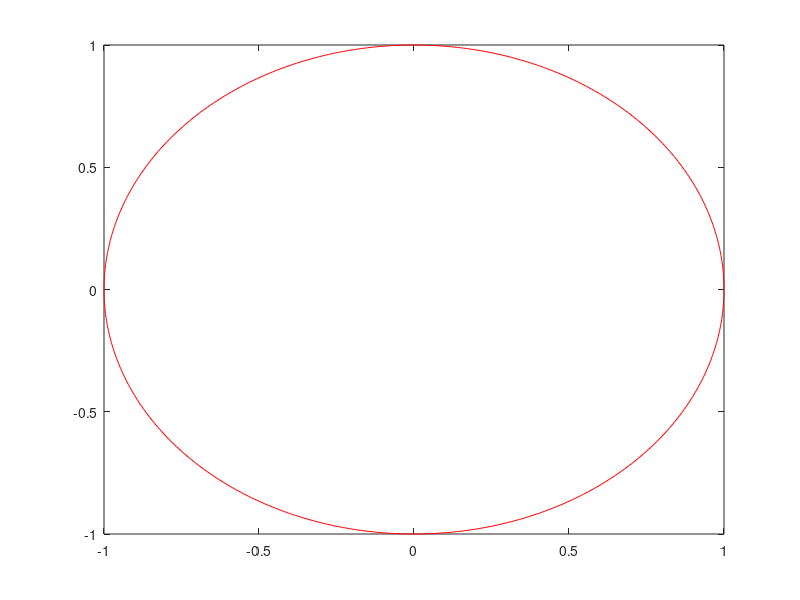

MATLAB code to generate this figure: (Note: this script raises an error after producing the figure.)
% APPM 7440: HW#3
% Question 1: Double Precision Arithmetic
% RBF - DIRECT
% ========================================================================
close all
clear all
clc

N = 42;         % Total sample points needed : Always Ensure EVEN!!

%%
% GENERATE POINTS WITHIN UNIT CIRCLE - can be done as a function.

% plot unit circle
theta = 0:0.01:2*pi;
circx = cos(theta);
circy = sin(theta);

fig1 = figure(1)
plot(circx,circy,'r')

%%
% Generate Random points using HaltonSet

rng default
p = haltonset(2,'Skip',1e3,'Leap', 1e2);
p = scramble(p,'RR2');      % Reverse radix scrambling
X0 = net(p,N);
X0 = -1*ones(size(X0)) + 2*X0;
R = sqrt(X0(:,1).^2 + X0(:,2).^2);
inds = find((R<=1));
x2 = X0(inds,1);
y2 = X0(inds,2);

% -----------------------------------
fig2 = figure(2)
% subplot(2,1,1)
scatter(x2,y2,'b')
title('Haltonset Points in Circle')
hold on
plot(circx,circy,'r')
hold off

%%
% Choose the data-set you want from ABOVE
% (x2,y2): Haltonset ; (x1,y1): RandomNumbers

% #COLUMNS = # Dimensions of the Spatial Vectors
% #ROWS = # Data Points

x0 = sym(x2);
y0 = sym(y2);

% Divide Data Points into GRID(TRAIN) and TEST LOCATIONS
% Grid-Training Data
x_trn = x0(1:N/2)';
y_trn = y0(1:N/2)';
Z_trn = [x_trn; y_trn]';
Z_trn = sym(Z_trn);

% Testing Data
x_tst = x0(N/2+1:end)';
y_tst = y0(N/2+1:end)';
Z_tst = [x_tst; y_tst]';
Z_tst = sym(Z_tst);

%%  MAIN SECTION: Iterating over SHAPE PARAMTER

% Describe Test Function
testFunc = @(Z)( sym(59) ./ sym(67 + ( sym(Z(:,1)) + 1/sym(7) ).^2 + ( sym(Z(:,2)) - 1/sym(11) ).^2 ) );

% Evaluate Test Function : Train Data
fvals_trn = testFunc(Z_trn);
fvals_trn = sym(fvals_trn);
% fprintf('\nSize fvals_trn \t'); size(fvals_trn)

% Evaluate Test Function : Testing Data
fvals_tst = testFunc(Z_tst);
fvals_tst = sym(fvals_tst);
% fprintf('\nSize fvals_tst \t'); size(fvals_tst)

% ===============================================
% Evlauation for Training Data

X_trn = sym(Z_trn(:,1));
Y_trn = sym(Z_trn(:,2));

% grid ------------------------
[gx, gy] = meshgrid(X_trn,Y_trn);
GY = sym(gy');
GX = sym(gx);

% Compute RBF
dX = sym(GX' - GX);
dY = sym(GY' - GY);
R2Trn = sym(dX.^2 + dY.^2);
rTrn = sym(sqrt(R2Trn));
% fprintf('\nSize rTrn \t');size(rTrn)

% ========================================
% Computations for Testing Data
X_tst = sym(Z_tst(:,1));
Y_tst = sym(Z_tst(:,2));

[nodeX,gridX] = ndgrid(X_tst,X_trn);
[nodeY,gridY] = ndgrid(Y_tst,Y_trn);

R2tst = (sym(nodeX)-sym(gridX)).^2 + (sym(nodeY) - sym(gridY)).^2;
rTst = sqrt(sym(R2tst));
% fprintf('\nSize rTst \t');size(rTst)
% ===============================================
% ------------------------------------------------------------
% Epsilon = ones(size(Epsilon)); % Test Case for Accuracy
% When eps = 1, the Reciprocal Condition-Number should be closer to 1.
% ------------------------------------------------------------
Epsilon = 0.001:0.001:1;

error = zeros(size(Epsilon));
Condition = zeros(size(Epsilon));
Lambda = zeros(size(Epsilon));
Fvals = zeros(size(Epsilon));
% ===============================================
% Description of RBF Function
fi = @(r,ep)(exp(-(ep*r).^2)); % GA-RBF

ACC = 2^10; % VPA Precision Digits
profile ON
% ----------------------------------------------------------------
for count = 1:length(Epsilon)
% count = 1;
    
    epsilon = Epsilon(count);
    fprintf('epsilon \t %f \n',epsilon)
    epsilon = sym(epsilon);
    
    % Compute Lambda
    % --------------------------
    A_trn = fi(rTrn,epsilon);
    
    nmA_trn = vpa(A_trn,ACC);
%     fprintf('\nSize A_trn \t');size(A_trn)
    
%     invA_trn = vpa(inv(A_trn),ACC);
%     fprintf('\nSize invA_trn \t');size(invA_trn)    
    
%     fprintf('\nSize fvals_trn \t');size(fvals_trn)
    
    lambda = nmA_trn\fvals_trn;
    lambda = sym(lambda);
%     fprintf('\n Size lambda \t');size(lambda)
    
    % Evaluate the function at Test Points
    % --------------------------
    A_tst = fi(rTst,epsilon);
%     A_tst = sym(A_tst);
%     fprintf('\nSize A_tst \t');size(A_tst)
    
    feval_tst = A_tst*lambda;
    feval_tst = sym(feval_tst);
%     fprintf('\nSize feval_tst \t');size(feval_tst)
    
    % Compute the parameters to plot.
    % --------------------------
    Condition(count) = cond(nmA_trn);
    err = vpa(feval_tst - fvals_tst, ACC);
    error(count) = max(abs(err));
    
    % unnecessary params
    Lambda(count) = max(abs(vpa(lambda,ACC)));
    Fvals(count) = max(abs(vpa(fvals_trn,ACC)));
    
end

profile VIEWER

count


fig4 = figure(4)
subplot(2,1,1)
% plot(Epsilon, Lambda)
plot(log10(Lambda))        % TEST
xlabel('Epsilon')
ylabel('Log Max Lambda')
subplot(2,1,2)
% plot(Epsilon, Fvals)
plot(Fvals)         % TEST
xlabel('Epsilon')
ylabel('Fvals')

fig5 = figure(5)
subplot(2,1,1)
plot(Epsilon, log10(error))
% plot(error)         % TEST
title('Error Accuracy')
xlabel('Epsilon')
ylabel('Log Error')
subplot(2,1,2)
plot(Epsilon, log10(Condition))
% plot(Condition)     % TEST
title('Condiiton Number of A-Matrix')
xlabel('Epsilon')
ylabel('Log cond')